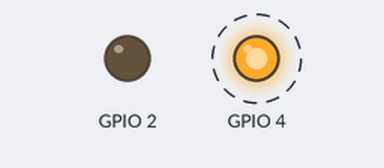
Recording of a program running on a simulated ESP32. Shown: output pins drawn as LEDs (lit = HIGH). Dashed ring = blinking.

Above: at 0.2 s.
Timing chart, 0 to 3.0 s (numbered marks = the images above):
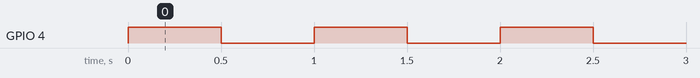

The program:

main.cpp
```cpp
#include <Arduino.h>


#define LED1_GPIO 4
#define LED2_GPIO 2

static SemaphoreHandle_t hsem;

void led_task(void*argp) {
int led = (int)argp;
BaseType_t rc;

pinMode(led,OUTPUT);
digitalWrite(led,0);

for (;;) {
  // First gain control of hsem
  rc= xSemaphoreTake(hsem,portMAX_DELAY);
  assert(rc == pdPASS);

  for( int x=0; x<6; ++x) {
    digitalWrite(led ,digitalRead(led)^1);
    delay(500);
  }

  rc = xSemaphoreGive(hsem);
  assert(rc == pdPASS);
}
}


void setup() {
  int app_cpu = xPortGetCoreID();


BaseType_t rc; //Return code

hsem = xSemaphoreCreateBinary();
assert(hsem);

rc = xTaskCreatePinnedToCore(led_task,"ledtask",3000,(void*)LED1_GPIO,1,nullptr,app_cpu);
assert(rc == pdPASS);

//ALLOW ledtask to start first
rc = xSemaphoreGive(hsem),
assert(rc == pdPASS);

rc = xTaskCreatePinnedToCore(led_task,"ledtask",3000,(void*)LED2_GPIO, 1,nullptr,app_cpu);
  assert(rc == pdPASS);

}

void loop() {
  vTaskDelete(nullptr);
}
```

Measured:
- by itself, GPIO 4: alternates HIGH for 0.50 s and LOW for 0.50 s
